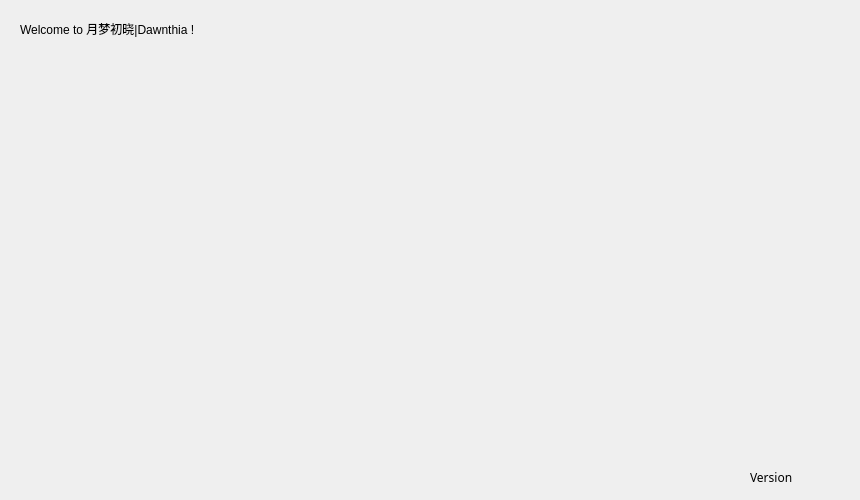
<?xml version="1.0" encoding="UTF-8"?>
<ui version="4.0">
 <class>HomePage</class>
 <widget class="QWidget" name="HomePage">
  <property name="geometry">
   <rect>
    <x>0</x>
    <y>0</y>
    <width>860</width>
    <height>500</height>
   </rect>
  </property>
  <property name="minimumSize">
   <size>
    <width>860</width>
    <height>500</height>
   </size>
  </property>
  <property name="maximumSize">
   <size>
    <width>860</width>
    <height>500</height>
   </size>
  </property>
  <property name="windowTitle">
   <string>Form</string>
  </property>
  <widget class="TitleLabel" name="TitleLabel">
   <property name="geometry">
    <rect>
     <x>20</x>
     <y>20</y>
     <width>471</width>
     <height>31</height>
    </rect>
   </property>
   <property name="text">
    <string>Welcome to 月梦初晓|Dawnthia !

</string>
   </property>
   <property name="buddy">
    <cstring></cstring>
   </property>
  </widget>
  <widget class="QLabel" name="VersionLabel">
   <property name="geometry">
    <rect>
     <x>750</x>
     <y>470</y>
     <width>72</width>
     <height>15</height>
    </rect>
   </property>
   <property name="font">
    <font>
     <family>微软雅黑</family>
    </font>
   </property>
   <property name="text">
    <string>Version</string>
   </property>
  </widget>
 </widget>
 <customwidgets>
  <customwidget>
   <class>TitleLabel</class>
   <extends>QLabel</extends>
   <header>qfluentwidgets</header>
  </customwidget>
 </customwidgets>
 <resources/>
 <connections/>
</ui>
